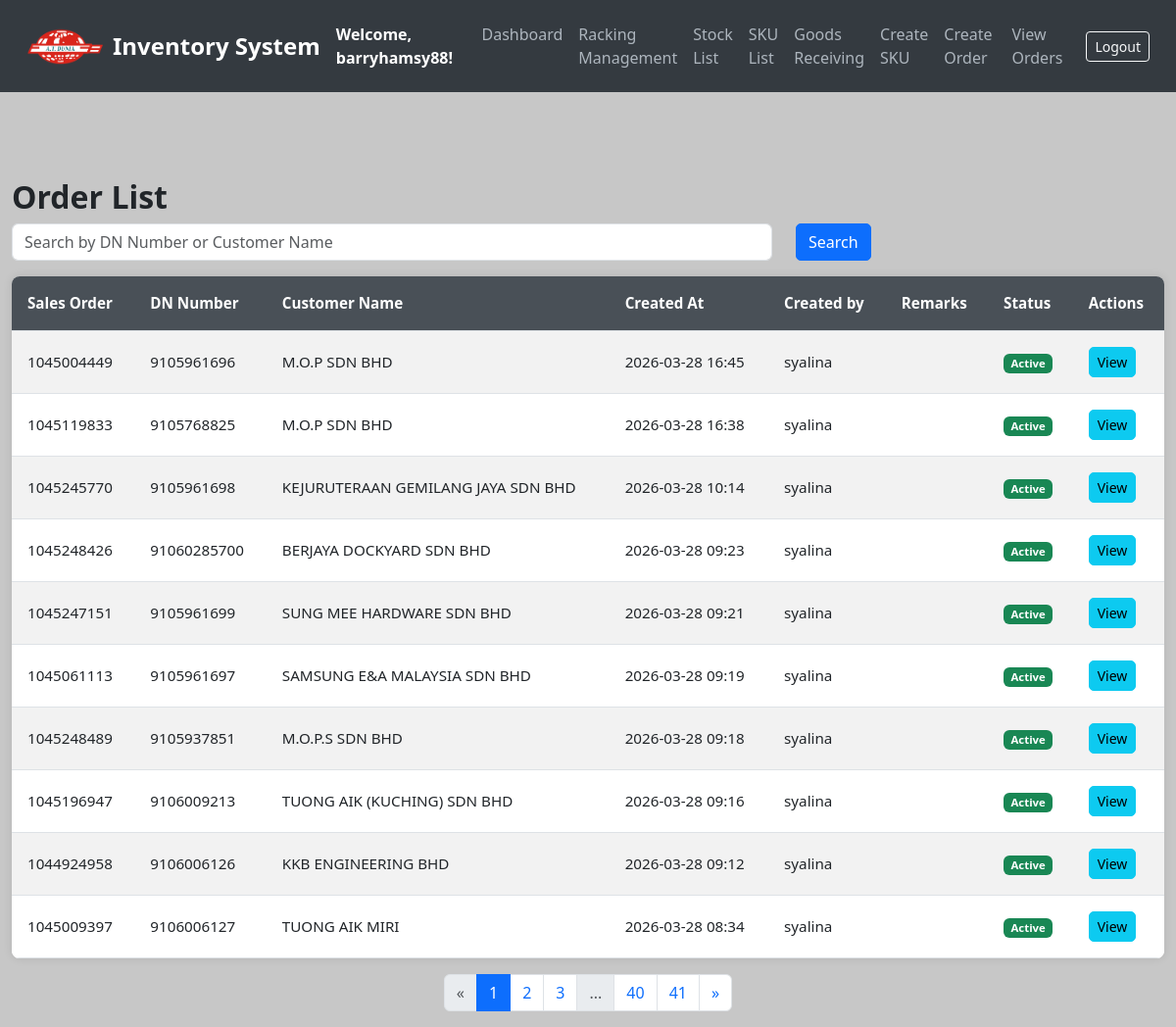
/orders (signed in), run on an earlier commit of the app's database.
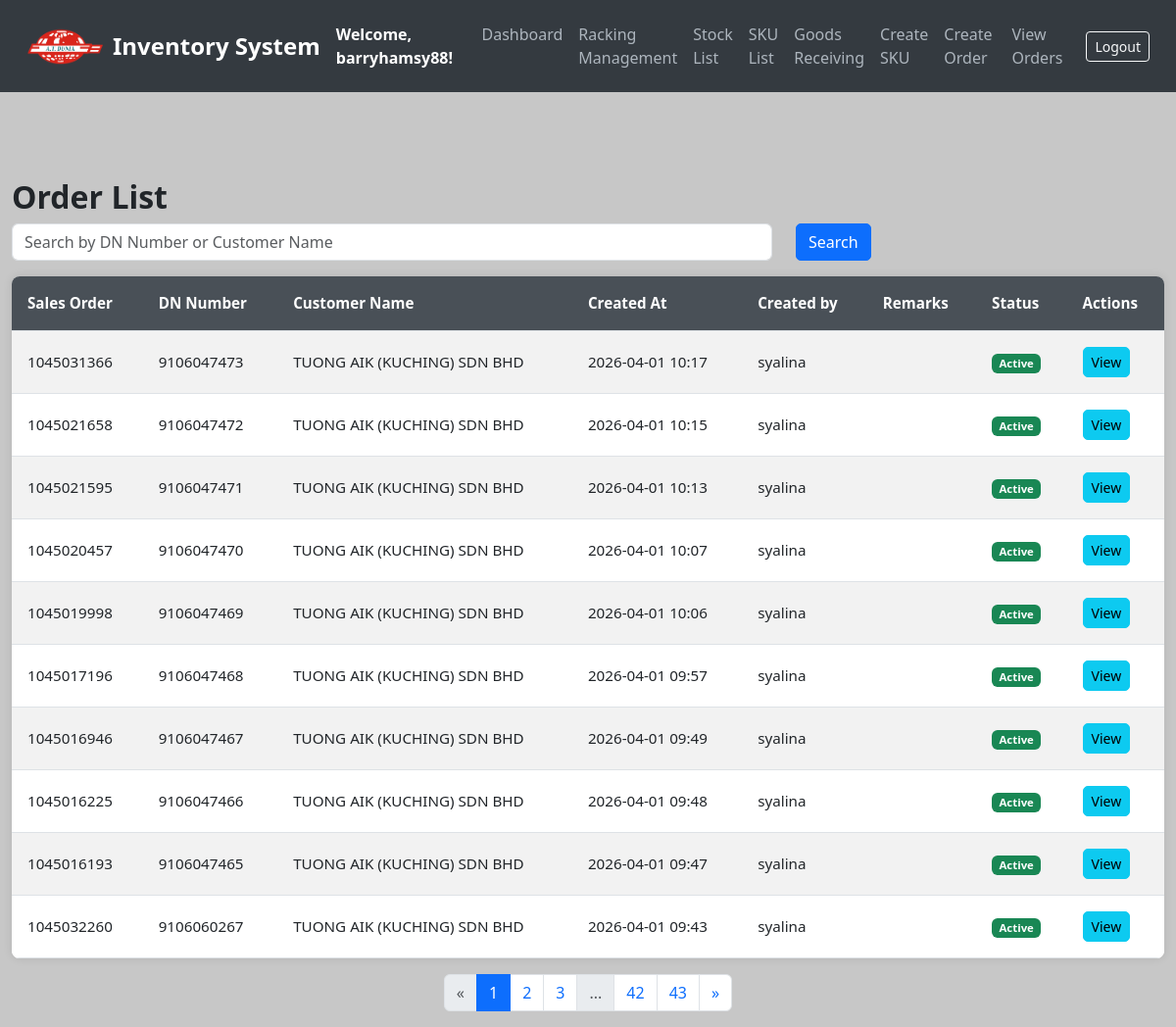
And on a later commit of the database.
### models.py (models this page shows, shortened)
class Order(db.Model):
    __tablename__ = 'orders'
    id = db.Column(db.Integer, primary_key=True)
    dn_number = db.Column(db.String(50), unique=True, nullable=False)  # Add DN number field
    created_at = db.Column(db.DateTime, default=get_local_time)
    customer_name = db.Column(db.String(100), nullable=False)
    address = db.Column(db.String(255), nullable=False)
    sales_order = db.Column(db.String(255), nullable=False)
    remarks = db.Column(db.String(255), nullable=True)
    status = db.Column(db.String(20), default='active')
    created_by = db.Column(db.String(255), nullable=True)
    last_updated_by = db.Column(db.String(255), nullable=True)  # Add this line
    items = db.relationship('OrderItem', backref='order', cascade='all, delete-orphan', lazy=True)

### app.py (the view)
@app.route('/orders')
@login_required
def list_orders():
    search = request.args.get('search', '')
    page = request.args.get('page', 1, type=int)
    query = Order.query.filter(
        Order.dn_number.like(f"%{search}%") |
        Order.customer_name.like(f"%{search}%") |
        Order.sales_order.like(f"%{search}%")  # ← ADDED THIS!
    ).order_by(Order.created_at.desc())  # Sort by most recent orders
    pagination = query.paginate(page=page, per_page=10, error_out=False)
    return render_template('list_orders.html', orders=pagination.items, pagination=pagination, search=search)

### app.py (called while the page is built)
@login_manager.user_loader
def load_user(user_id):
    return db.session.get(User, int(user_id))

### templates/list_orders.html (shortened to what the changed rows need)
<!DOCTYPE html>
<html lang="en">
<head>
    <link href="https://cdn.jsdelivr.net/npm/bootstrap@5.3.0/dist/css/bootstrap.min.css" rel="stylesheet">
</head>
<body>
<div class="container mt-5">
    <h2>Order List</h2>
    <table class="table table-striped">
        <thead>
            <tr>
                <th>Sales Order</th>
                <th>DN Number</th>
                <th>Customer Name</th>
                <th>Created At</th>
                <th>Created by</th>
                <th>Remarks</th>
                <th>Status</th>
                <th>Actions</th>
            </tr>
        </thead>
        <tbody>
            {% for order in orders %}
            <tr>
                <td>{{ order.sales_order }}</td>
                <td>{{ order.dn_number }}</td>
                <td>{{ order.customer_name }}</td>
                <td>{{ order.created_at.strftime('%Y-%m-%d %H:%M') }}</td>
                <td>{{ order.created_by }}</td>
                <td>{{ order.remarks }}</td>
<td>
    {% if order.status == 'cancelled' %}
        <span class="badge bg-danger">Cancelled</span>
    {% elif order.status == 'completed' %}
        <span class="badge bg-primary">Completed</span>
    {% else %}
        <span class="badge bg-success">Active</span>
    {% endif %}
</td>
                <td>
                    <a href="{{ url_for('view_order', order_id=order.id) }}" class="btn btn-info btn-sm">View</a>
                </td>
            </tr>
            {% endfor %}
        </tbody>
    </table>
    <div class="d-flex justify-content-center">
        <nav aria-label="Page navigation">
            <ul class="pagination">
                {% for page_num in pagination.iter_pages(left_edge=2, right_edge=2, left_current=2, right_current=2) %}
                {% if page_num %}
                    {% if page_num == pagination.page %}
                    <li class="page-item active"><span class="page-link">{{ page_num }}</span></li>
                    {% else %}
                    <li class="page-item"><a class="page-link" href="{{ url_for('list_orders', page=page_num, search=search) }}">{{ page_num }}</a></li>
                    {% endif %}
                {% else %}
                <li class="page-item disabled"><span class="page-link">...</span></li>
                {% endif %}
                {% endfor %}
            </ul>
        </nav>
    </div>
</div>
</body>
</html>

What changed in the data, as far as the page shows it:
no longer on this page (row edited): Order: sales_order "1045004449", dn_number "9105961696", customer_name "M.O.P SDN BHD", created_at "2026-03-28 16:45", created_by "syalina", status "Active"
no longer on this page (row edited): Order: sales_order "1045119833", dn_number "9105768825", customer_name "M.O.P SDN BHD", created_at "2026-03-28 16:38", created_by "syalina", status "Active"
no longer on this page (row edited): Order: sales_order "1045245770", dn_number "9105961698", customer_name "KEJURUTERAAN GEMILANG JAYA SDN BHD", created_at "2026-03-28 10:14", created_by "syalina", status "Active"
no longer on this page (row unchanged): Order: sales_order "1045248426", dn_number "91060285700", customer_name "BERJAYA DOCKYARD SDN BHD", created_at "2026-03-28 09:23", created_by "syalina", status "Active"
no longer on this page (row unchanged): Order: sales_order "1045247151", dn_number "9105961699", customer_name "SUNG MEE HARDWARE SDN BHD", created_at "2026-03-28 09:21", created_by "syalina", status "Active"
no longer on this page (row unchanged): Order: sales_order "1045061113", dn_number "9105961697", customer_name "SAMSUNG E&A MALAYSIA SDN BHD", created_at "2026-03-28 09:19", created_by "syalina", status "Active"
no longer on this page (row unchanged): Order: sales_order "1045248489", dn_number "9105937851", customer_name "M.O.P.S SDN BHD", created_at "2026-03-28 09:18", created_by "syalina", status "Active"
no longer on this page (row unchanged): Order: sales_order "1045196947", dn_number "9106009213", customer_name "TUONG AIK (KUCHING) SDN BHD", created_at "2026-03-28 09:16", created_by "syalina", status "Active"
no longer on this page (row unchanged): Order: sales_order "1044924958", dn_number "9106006126", customer_name "KKB ENGINEERING BHD", created_at "2026-03-28 09:12", created_by "syalina", status "Active"
no longer on this page (row unchanged): Order: sales_order "1045009397", dn_number "9106006127", customer_name "TUONG AIK MIRI", created_at "2026-03-28 08:34", created_by "syalina", status "Active"
added Order: sales_order "1045031366", dn_number "9106047473", customer_name "TUONG AIK (KUCHING) SDN BHD", created_at "2026-04-01 10:17", created_by "syalina", status "Active"
added Order: sales_order "1045021658", dn_number "9106047472", customer_name "TUONG AIK (KUCHING) SDN BHD", created_at "2026-04-01 10:15", created_by "syalina", status "Active"
added Order: sales_order "1045021595", dn_number "9106047471", customer_name "TUONG AIK (KUCHING) SDN BHD", created_at "2026-04-01 10:13", created_by "syalina", status "Active"
added Order: sales_order "1045020457", dn_number "9106047470", customer_name "TUONG AIK (KUCHING) SDN BHD", created_at "2026-04-01 10:07", created_by "syalina", status "Active"
added Order: sales_order "1045019998", dn_number "9106047469", customer_name "TUONG AIK (KUCHING) SDN BHD", created_at "2026-04-01 10:06", created_by "syalina", status "Active"
added Order: sales_order "1045017196", dn_number "9106047468", customer_name "TUONG AIK (KUCHING) SDN BHD", created_at "2026-04-01 09:57", created_by "syalina", status "Active"
added Order: sales_order "1045016946", dn_number "9106047467", customer_name "TUONG AIK (KUCHING) SDN BHD", created_at "2026-04-01 09:49", created_by "syalina", status "Active"
added Order: sales_order "1045016225", dn_number "9106047466", customer_name "TUONG AIK (KUCHING) SDN BHD", created_at "2026-04-01 09:48", created_by "syalina", status "Active"
added Order: sales_order "1045016193", dn_number "9106047465", customer_name "TUONG AIK (KUCHING) SDN BHD", created_at "2026-04-01 09:47", created_by "syalina", status "Active"
added Order: sales_order "1045032260", dn_number "9106060267", customer_name "TUONG AIK (KUCHING) SDN BHD", created_at "2026-04-01 09:43", created_by "syalina", status "Active"
Also different on the page:
new list line: "42"
new list line: "43"
list line gone: "40"
list line gone: "41"
